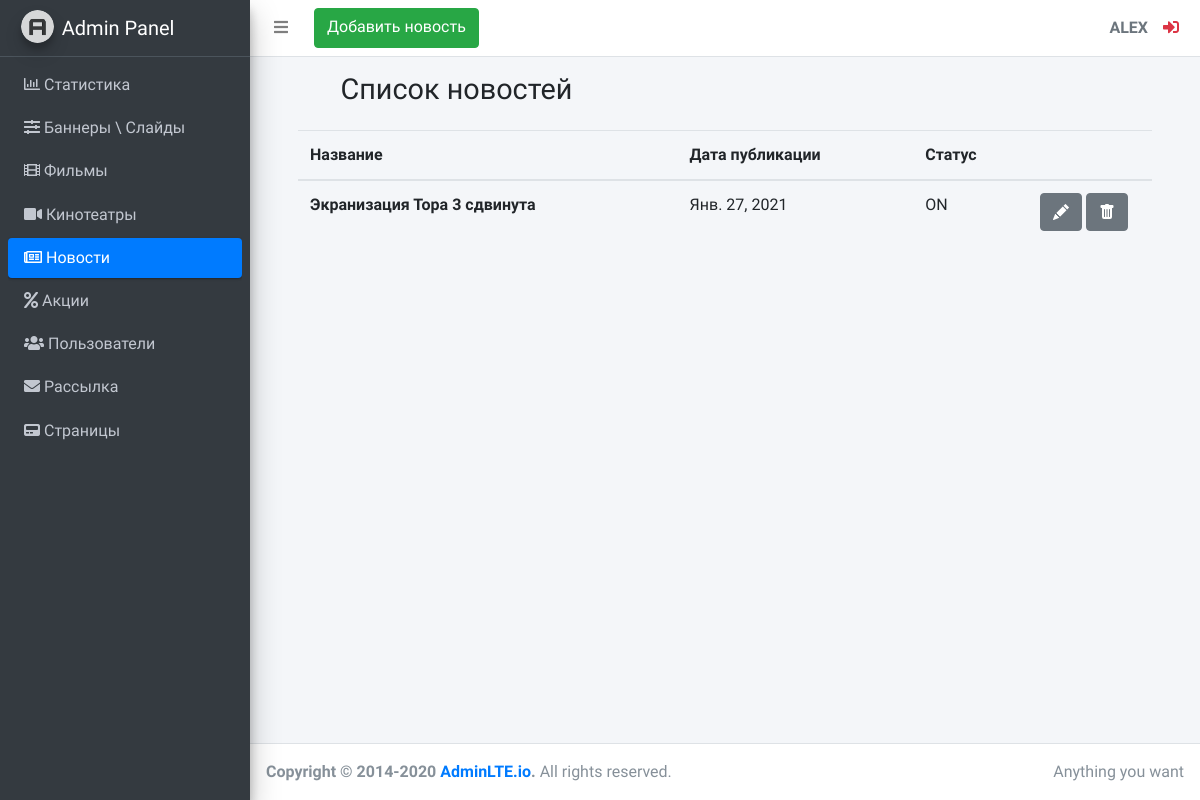
The page /adminLte/news/list (signed in) on the database as committed earlier.
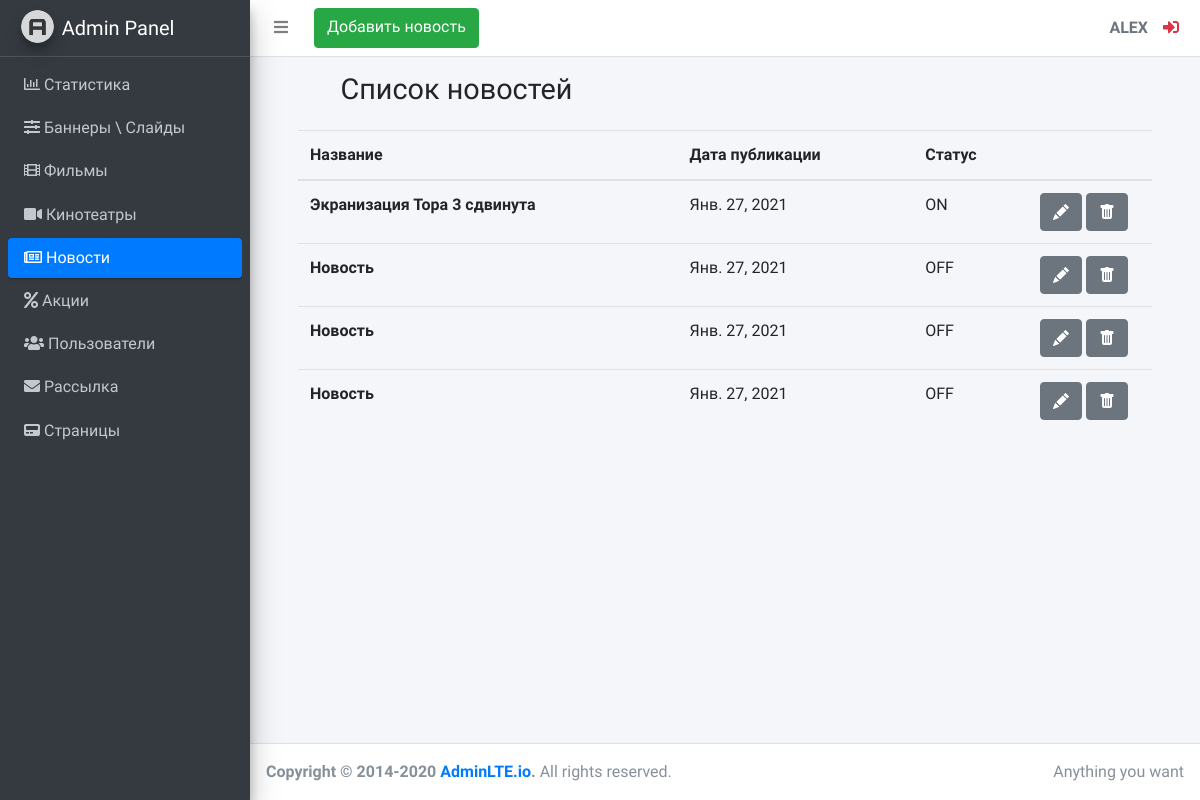
The same page on the database as committed later.
### KinoSite/apps/adminLte/models.py (models this page shows, shortened)
class News(models.Model):
    STATUS = (
        ('ON', 'Active'),
        ('OFF', 'Inactive'),
    )
    news_name = models.CharField(max_length=255, verbose_name='Название новости')
    news_description = models.TextField(verbose_name='Описание новости')
    news_main_image = models.ImageField(verbose_name='Логотип новости', upload_to='images/news/logo/')
    news_image1 = models.ImageField(verbose_name='Первое изображение', upload_to='images/news/')
    news_image2 = models.ImageField(verbose_name='Второе изображение', upload_to='images/news/')
    news_image3 = models.ImageField(verbose_name='Третее изображение', upload_to='images/news/')
    news_image4 = models.ImageField(verbose_name='Четвёртое изображение', upload_to='images/news/')
    news_image5 = models.ImageField(verbose_name='Пятое изображение', upload_to='images/news/')
    news_url = models.URLField(verbose_name='Ссылка на видео', null=True)
    news_published_date = models.DateField(verbose_name='Дата публикации новости')
    news_status = models.CharField(verbose_name='Выбор статуса', max_length=3, choices=STATUS)

### KinoSite/apps/adminLte/views.py (the view)
# urls.py: path('news/list', views.news_list, name='admin_news_list'),
@login_required(login_url=ADMIN_LOGIN_REDIRECT_URL)
def news_list(request):
    news = models.News.objects.all()
    return render(request, 'adminLte/news/news_list.html', {'news': news})

### KinoSite/templates/adminLte/news/news_list.html (shortened to what this page needs)
{% extends 'adminLte/base.html' %}
{% block news %}
    <li class="nav-item">
        <a href="{% url 'admin_news_list' %}" class="nav-link active">
              <i class="far fa-newspaper"></i>
              <p>
                  Новости
              </p>
        </a>
    </li>
{% endblock %}
{% block navbar_item %}
<a class="btn btn-success" href="{% url 'admin_news_form' %}">Добавить новость</a>
{% endblock %}
{% block content_title %}
    <h1 class="m-0">Список новостей</h1>
{% endblock %}
{% block main_content %}
        <table class="table">
            <thead>
                <tr>
                    <th scope="col">Название</th>
                    <th scope="col">Дата публикации</th>
                    <th scope="col">Статус</th>
                    <th scope="col"></th>
                </tr>
            </thead>
                <tbody>
                    {% for el in news %}
                    <tr>
                        <th scope="row">{{ el.news_name }}</th>
                            <td>{{ el.news_published_date }}</td>
                            <td>{{ el.news_status }}</td>
                            <td style="width: 124px">
                                <a class="btn btn-secondary" href="{% url 'admin_news_edit' pk=el.pk %}" role="button">
                                </a>
                                <a class="btn btn-secondary" href="{% url 'admin_news_delete' pk=el.pk %}" role="button">
                                </a>
                            </td>
                    </tr>
                    {% endfor %}
                </tbody>
        </table>
{% endblock %}

### KinoSite/templates/adminLte/base.html (shortened to what the changed rows need)
{% load static %}
<!DOCTYPE html>
<html lang="en">
<head>
  <link rel="stylesheet" href="{% static 'plugins/fontawesome-free/css/all.min.css' %}">
  <link rel="stylesheet" href="{% static 'dist/css/adminlte.min.css' %}">
</head>
<body class="hold-transition sidebar-mini">
<div class="wrapper">
{% block body %}
  <aside class="main-sidebar sidebar-dark-primary elevation-4">
    <a href="{% url 'admin_index'%}" class="brand-link">
      <img src="{% static 'dist/img/AdminLTELogo.png' %}" alt="AdminLTE Logo" class="brand-image img-circle elevation-3" style="opacity: .8">
      <span class="brand-text font-weight-light">Admin Panel</span>
    </a>
  </aside>
    <div class="content-wrapper" >
        <div class="content-header">
            <div class="container-fluid">
                <div class="row mb-2">
                    <div class="col-sm-6" style="margin-left: 75px; margin-right: 75px">
                        {% block content_title %}{% endblock %}
                    </div>
                </div>
            </div>
        </div>
        <div class="row" style="margin-left: 48px; margin-right: 48px">
            {% block main_content %}{% endblock %}
        </div>
    </div>
</div>
{% endblock %}
</body>
</html>

Rows that differ between the two databases and show on the page:
added News: news_name "Новость", news_published_date "Янв. 27, 2021", news_status "OFF"
added News: news_name "Новость", news_published_date "Янв. 27, 2021", news_status "OFF"
added News: news_name "Новость", news_published_date "Янв. 27, 2021", news_status "OFF"
